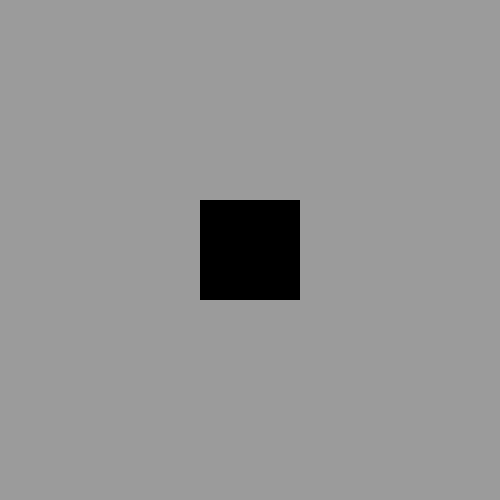
Frame 1 (no input)
Frame 60 (no input): identical to frame 1, image omitted
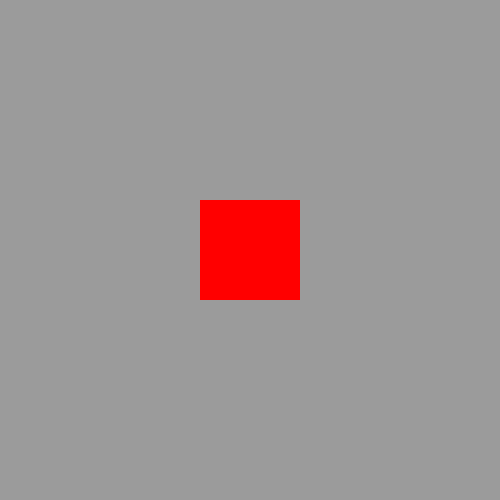
Frame 120 (the mouse pressed at the canvas centre since frame 60)

The p5.js sketch that drew these frames (run headless with seeded random() and noise() and a simulated clock; from frame 60 on, the mouse is pressed at the canvas centre):

// p5.js sketch
// ── sketch.js
function setup() {
  createCanvas(500, 500);
}

function draw() {
  background(155);
  noStroke();
  if (mouseX < 100 || mouseX > 400) {
    fill(0);
    rect(200, 200, 100, 100);
  }  else {
    fill(255,0,0);
       rect(200,200,100,100);
 
  }
}
